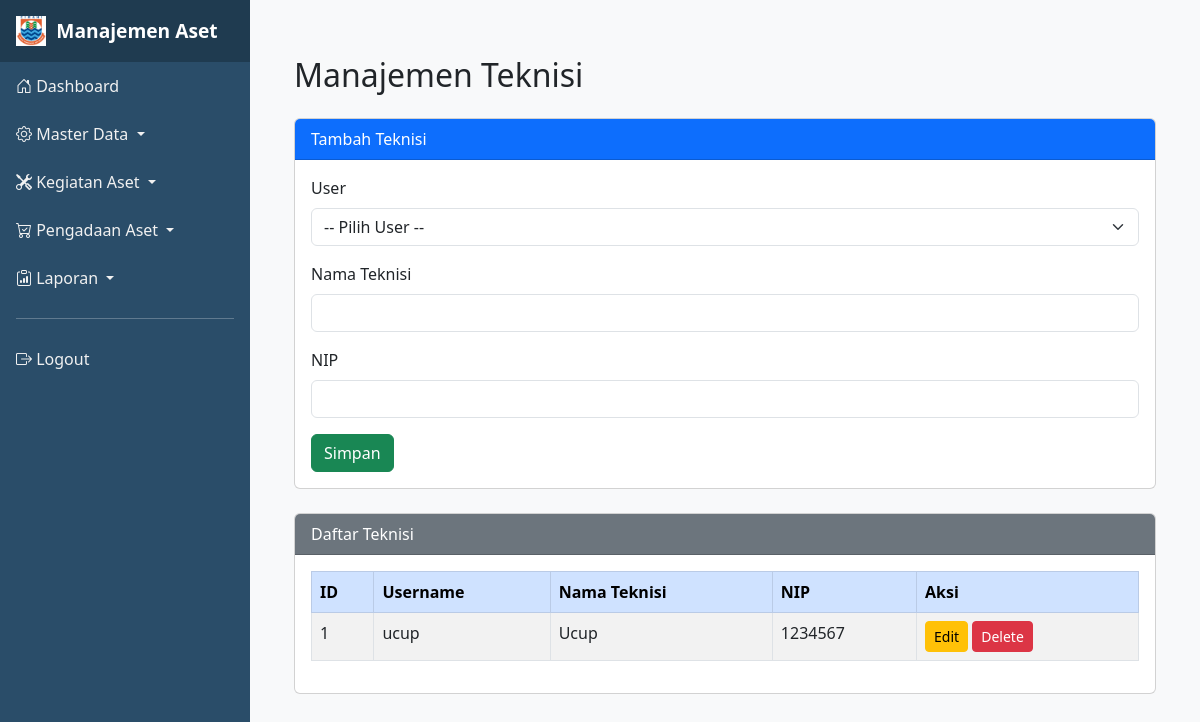
Page /index.php?page=teknisi (signed in) on the committed database.
### tables this page shows
CREATE TABLE `teknisi` (
  `id_teknisi` int(11) NOT NULL,
  `id_user` int(11) DEFAULT NULL,
  `nama_teknisi` varchar(100) DEFAULT NULL,
  `nip` varchar(50) DEFAULT NULL
);

CREATE TABLE `user` (
  `id_user` int(11) NOT NULL,
  `nama_lengkap` varchar(100) NOT NULL,
  `username` varchar(50) NOT NULL,
  `password` varchar(255) NOT NULL,
  `role` enum('admin','teknisi','unit') DEFAULT 'unit',
  `status` enum('aktif','nonaktif') DEFAULT 'aktif'
);

### pages/teknisi.php (the view, shortened to what this page needs)
<?php
require_once __DIR__ . '/../includes/db.php';
$result = $conn->query("
    SELECT t.id_teknisi, t.nama_teknisi, t.nip, u.id_user, u.username
    FROM teknisi t
    JOIN user u ON t.id_user = u.id_user
    ORDER BY t.id_teknisi DESC
");
?>
<div class="container mt-4">
    <h2 class="mb-4">Manajemen Teknisi</h2>
    <div class="card mb-4">
        <div class="card-header bg-primary text-white">Tambah Teknisi</div>
        <div class="card-body">
            <form method="post">
                <div class="mb-3">
                    <label class="form-label">User</label>
                    <select name="id_user" class="form-select" required>
                        <option value="">-- Pilih User --</option>
                    </select>
                </div>
                <div class="mb-3">
                    <label class="form-label">Nama Teknisi</label>
                    <input type="text" name="nama_teknisi" class="form-control" required>
                </div>
                <div class="mb-3">
                    <label class="form-label">NIP</label>
                    <input type="text" name="nip" class="form-control">
                </div>
                <button type="submit" class="btn btn-success">Simpan</button>
            </form>
        </div>
    </div>
    <div class="card">
        <div class="card-header bg-secondary text-white">Daftar Teknisi</div>
        <div class="card-body">
            <table class="table table-bordered table-striped">
                <thead>
                    <tr class="table-primary">
                        <th>ID</th>
                        <th>Username</th>
                        <th>Nama Teknisi</th>
                        <th>NIP</th>
                        <th>Aksi</th>
                    </tr>
                </thead>
                <tbody>
                <?php if ($result->num_rows > 0): ?>
                    <?php while ($row = $result->fetch_assoc()): ?>
                        <tr>
                            <td><?= $row['id_teknisi'] ?></td>
                            <td><?= htmlspecialchars($row['username']) ?></td>
                            <td><?= htmlspecialchars($row['nama_teknisi']) ?></td>
                            <td><?= htmlspecialchars($row['nip']) ?></td>
                            <td>
                                <button class="btn btn-sm btn-warning" data-bs-toggle="modal" data-bs-target="#editModal<?= $row['id_teknisi'] ?>">Edit</button>
                                <a href="index.php?page=teknisi&delete=<?= $row['id_teknisi'] ?>" class="btn btn-sm btn-danger" onclick="return confirm('Yakin hapus data ini?')">Delete</a>
                            </td>
                        </tr>
                    <?php endwhile; ?>
                <?php else: ?>
                    <tr><td colspan="5" class="text-center">Belum ada data teknisi</td></tr>
                <?php endif; ?>
                </tbody>
            </table>
        </div>
    </div>
</div>

### index.php (style rules this page uses)
:root { --main-color: #2A4D69; --hover-color: #1f3b50; --sidebar-width: 250px; }
body { margin: 0; padding: 0; font-family: 'Segoe UI', sans-serif; background-color: #f8f9fa; }

### rows in the picture
teknisi: id_teknisi "1", id_user.username "ucup", nama_teknisi "Ucup", nip "1234567"
